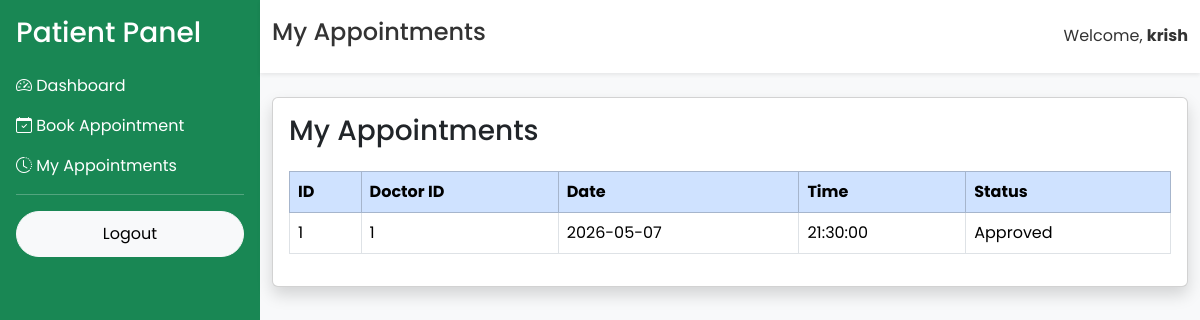
Page /patient/my-appointments (signed in) on the committed database.
### app/models/user.py (models this page shows, shortened)
class User(UserMixin, db.Model):
    __tablename__ = "users"
    id = db.Column(db.Integer, primary_key=True)
    full_name = db.Column(db.String(100), nullable=False)
    email = db.Column(db.String(120), unique=True, nullable=False)
    phone = db.Column(db.String(15), unique=True, nullable=True)
    password = db.Column(db.String(255), nullable=False)
    role = db.Column(db.String(20), default="patient")
    is_active = db.Column(db.Boolean, default=True)
    created_at = db.Column(db.DateTime, server_default=db.func.now())

### app/models/appointment.py (models this page shows)
class Appointment(db.Model):
    __tablename__ = "appointments"
    id = db.Column(db.Integer, primary_key=True)
    patient_id = db.Column(
        db.Integer,
        db.ForeignKey("users.id"),
        nullable=False
    )
    doctor_id = db.Column(
        db.Integer,
        db.ForeignKey("doctors.id"),
        nullable=False
    )
    appointment_date = db.Column(
        db.Date,
        nullable=False
    )
    appointment_time = db.Column(
        db.Time,
        nullable=False
    )
    reason = db.Column(db.Text)
    status = db.Column(
        db.String(20),
        default="Pending"
    )
    created_at = db.Column(
        db.DateTime,
        server_default=db.func.now()
    )
    patient = db.relationship(
        "User",
        foreign_keys=[patient_id]
    )
    doctor = db.relationship(
        "Doctor",
        foreign_keys=[doctor_id]
    )

### app/routes/appointment.py (the view)
@appointment.route("/patient/my-appointments")
@login_required
def my_appointments():
    appointments = Appointment.query.filter_by(
        patient_id=current_user.id
    ).all()
    return render_template(
        "appointment/my_appointments.html",
        appointments=appointments
    )

### app/templates/appointment/my_appointments.html (shortened to what this page needs)
{% extends "layout/patient_base.html" %}
{% block page_title %}My Appointments{% endblock %}
{% block content %}
<div class="card shadow">
<div class="card-body">
<h3 class="mb-4">My Appointments</h3>
<table class="table table-bordered">
<thead class="table-primary">
<tr>
<th>ID</th>
<th>Doctor ID</th>
<th>Date</th>
<th>Time</th>
<th>Status</th>
</tr>
</thead>
<tbody>
{% for appointment in appointments %}
<tr>
<td>{{ appointment.id }}</td>
<td>{{ appointment.doctor_id }}</td>
<td>{{ appointment.appointment_date }}</td>
<td>{{ appointment.appointment_time }}</td>
<td>{{ appointment.status }}</td>
</tr>
{% else %}
<tr>
<td colspan="5" class="text-center">
No Appointments Found
</td>
</tr>
{% endfor %}
</tbody>
</table>
</div>
</div>
{% endblock %}

### app/templates/layout/patient_base.html (shortened to what this page needs)
<!DOCTYPE html>
<html lang="en">
<head>
<link href="https://cdn.jsdelivr.net/npm/bootstrap@5.3.3/dist/css/bootstrap.min.css" rel="stylesheet">
<link href="https://cdn.jsdelivr.net/npm/bootstrap-icons@1.11.3/font/bootstrap-icons.min.css" rel="stylesheet">
<link rel="stylesheet"
href="{{ url_for('static', filename='css/style.css') }}">
</head>
<body class="bg-light">
<div class="d-flex">
<div class="bg-success text-white p-3 vh-100" style="width:260px;">
<h3 class="mb-4">
Patient Panel
</h3>
<a href="/patient/dashboard"
class="d-block text-white text-decoration-none mb-3">
<i class="bi bi-speedometer2"></i>
Dashboard
</a>
<a href="/patient/book-appointment"
class="d-block text-white text-decoration-none mb-3">
<i class="bi bi-calendar-check"></i>
Book Appointment
</a>
<a href="/patient/my-appointments"
class="d-block text-white text-decoration-none mb-3">
<i class="bi bi-clock-history"></i>
My Appointments
</a>
<hr>
<a href="/logout"
class="btn btn-light w-100">
Logout
</a>
</div>
<div class="flex-grow-1">
<nav class="navbar navbar-light bg-white shadow-sm">
<div class="container-fluid">
<h4>
{% block page_title %}{% endblock %}
</h4>
<span>
Welcome,
<strong>{{ current_user.full_name }}</strong>
</span>
</div>
</nav>
<div class="container-fluid mt-4">
{% block content %}
{% endblock %}
</div>
</div>
</div>
</body>
</html>

### app/static/css/style.css (style rules this page uses)
* { margin:0; padding:0; box-sizing:border-box; font-family:'Poppins',sans-serif; }
body { background:#f5f8fc; color:#333; }
.navbar { transition:.4s; padding:18px 0; }
.btn { border-radius:50px; padding:10px 22px; }

### rows in the picture
User: full_name "krish"
Appointment: id "1", doctor_id "1", appointment_date "2026-05-07", appointment_time "21:30:00", status "Approved"
